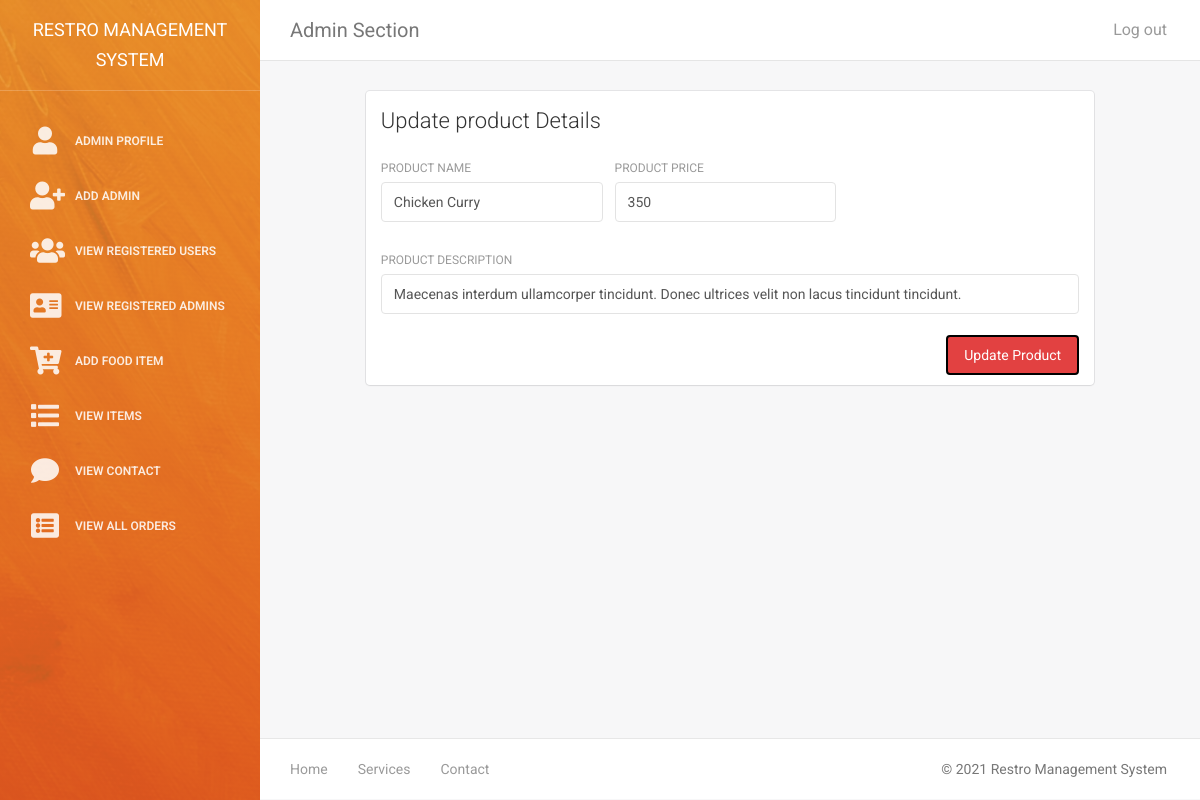
/admin/update-product.php?edit=1 (signed in), run on the app's committed database.
### tables this page shows
CREATE TABLE `tbl_product` (
  `p_id` int(11) NOT NULL,
  `p_name` varchar(255) NOT NULL,
  `p_image` varchar(255) NOT NULL,
  `p_description` text NOT NULL,
  `p_price` double NOT NULL
);

### include/connection_db.php (called while the page is built, shortened)
<?php
class Connection
{
    private $host;
    private $user;
    private $password;
    private $database;
    private $connect;
    public function __construct()
    {
        $this->host = "localhost";
        $this->user = "root";
        $this->password = "";
        $this->database = "restro_database";
    }
    public function getConnection()
    {
        $this->connect = new mysqli($this->host,$this->user,$this->password,$this->database);
        if($this->connect->connect_error)
        {
            die("Error :" .$this->connect->error);
        }
        else
        {
            return $this->connect;
        }
    }
    public function getData($sql)
    {
        $data = [];
        $result = $this->connect->query($sql);
        if($result->num_rows > 0)
        {
            while($row = $result->fetch_assoc())
            {
                $data[] = $row;
            }
        }
        else
        {
            echo "No data found";
        }
        return $data;
    }
}

### classes/product.class.php (called while the page is built, shortened)
<?php
require ("../include/connection_db.php") ;
Class Product{
    private $connect;
    function __construct(){
        $this->connect = new Connection();
    }
    public function selectProduct($pro_id){
        return $this->connect->getData("SELECT * FROM `tbl_product` WHERE `p_id` = '$pro_id'");
    }
}
?>

### admin/update-product.php (the view, shortened to what this page needs)
<?php
    require '../classes/product.class.php';
    $product = new Product();
    $data = $product->selectProduct($_GET['edit']);
?>
<!doctype html>
<html lang="en">
<head>
    <link href="assets/css/bootstrap.min.css" rel="stylesheet" />
    <link href="assets/css/animate.min.css" rel="stylesheet"/>
    <link href="assets/css/light-bootstrap-dashboard.css?v=1.4.0" rel="stylesheet"/>
    <link href="assets/css/demo.css" rel="stylesheet" />
    <link href="http://maxcdn.bootstrapcdn.com/font-awesome/4.2.0/css/font-awesome.min.css" rel="stylesheet">
    <link href="../webfonts/fontawesome.css" rel="stylesheet" />
</head>
<body>
<div class="wrapper">
    <?php include 'admin-sideprofile.php'; ?>
    <div class="main-panel">
		<?php include 'admin-navbar.php'; ?>
        <div class="content">
            <div class="container-fluid">
                <div class="row">
                    <div class="col-md-1"></div>
                    <div class="col-md-10">
                        <div class="card">
                            <div class="header">
                                <h4 class="title">Update product Details</h4>
                            </div>
                            <div class="content">
                                <form action="../action/updateProduct-action.php" method="POST" enctype="multipart/form-data">
                                    <div class="row">
                                        <div class="col-md-4">
                                            <div class="form-group">
                                                <label>Product Name</label>
                                                <input type="text" class="form-control" name="p_name" required value="<?php echo $data[0]['p_name'] ;?>">
                                            </div>
                                        </div>
                                        <div class="col-md-4">
                                            <div class="form-group">
                                                <label>Product Price</label>
                                                <input type="text" class="form-control" name="p_price" required value="<?php echo $data[0]['p_price'] ;?>">
                                            </div>
                                        </div>
                                    </div>
                                    <div class="row">
                                        <div class="col-md-12">
                                            <div class="form-group">
                                                <label>Product Description</label>
                                                <input type="text" class="form-control" name="p_description" required value="<?php echo $data[0]['p_description'] ;?>">
                                            </div>
                                        </div>
                                    </div>
                                    <button type="submit" class="btn btn-info btn-fill pull-right" name="updateProduct">Update Product</button>
                                    <div class="clearfix"></div>
                                </form>
                            </div>
                        </div>
                    </div>
                    <div class="col-md-1"></div>
                </div>
            </div>
        </div>
        <?php include 'admin-footer.php'; ?>
    </div>
</div>
</body>
</html>

### data on the page
tbl_product: p_name "Chicken Curry", p_price "350", p_description "Maecenas interdum ullamcorper tincidunt. Donec ultrices velit non lacus tincidunt tincidunt."
